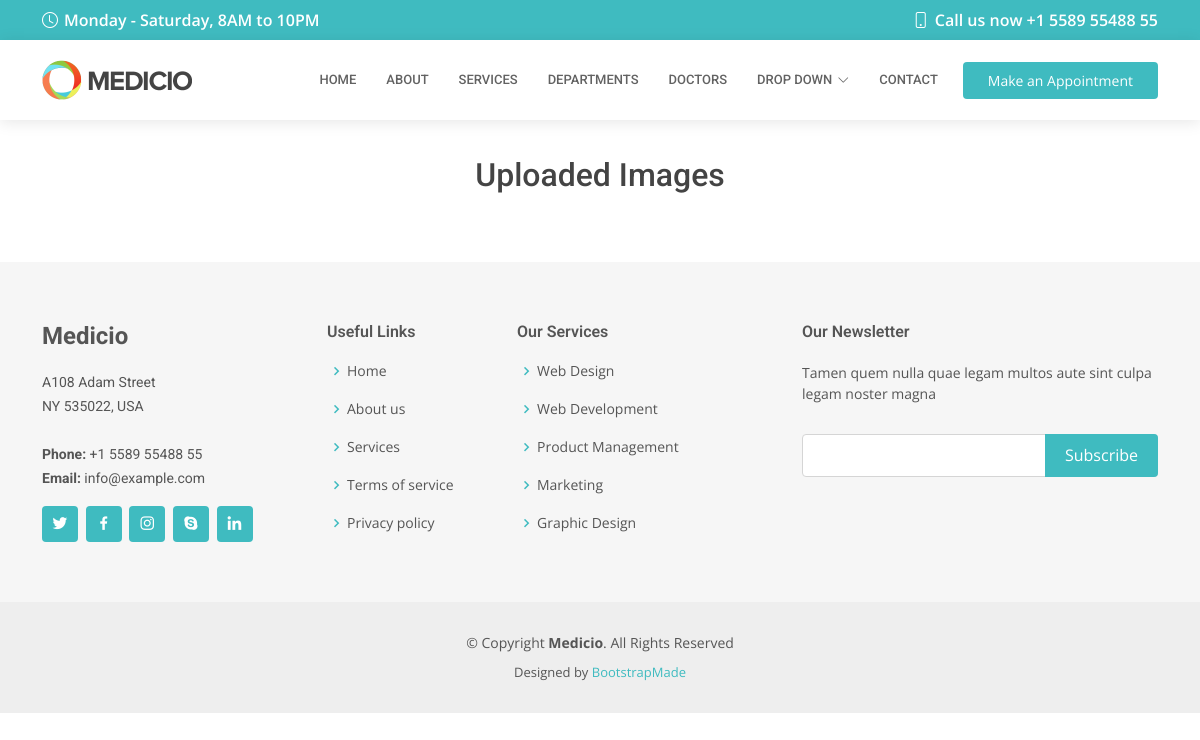
The app's page /showimage/, older data.
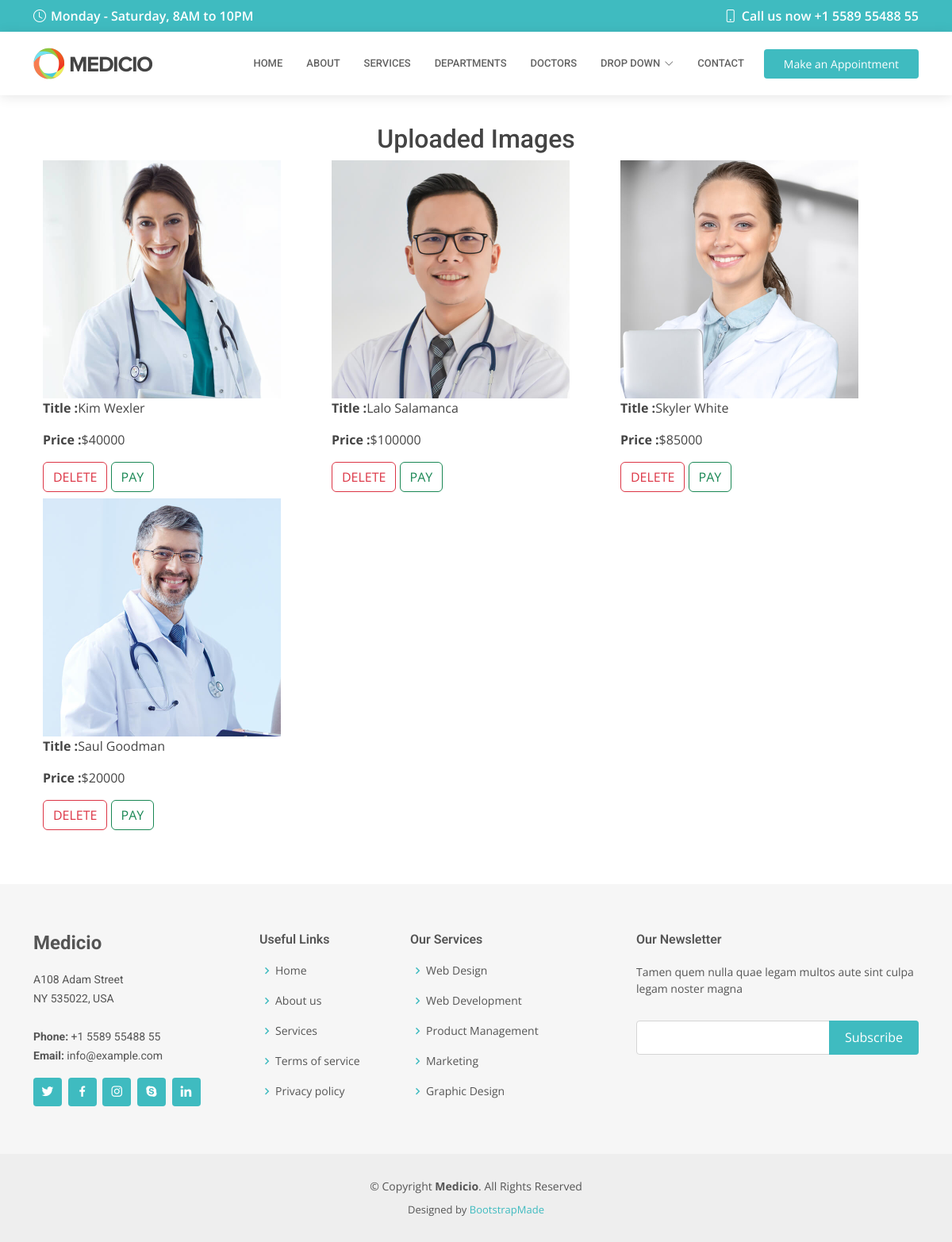
The same page, newer data.
### MedicioApp/models.py (models this page shows, shortened)
class ImageModel(models.Model):
    image = models.ImageField(upload_to='images/')
    title = models.CharField(max_length=50)
    price = models.CharField(max_length=50)

### MedicioApp/views.py (the view)
# urls.py: path('showimage/', views.show_image, name='image'),
def show_image(request):
    images = ImageModel.objects.all()
    return render(request, 'show_image.html', {'images': images})

### templates/show_image.html
{% extends 'inner-page.html' %}
{% load static %}
{% block body %}
      <h2 class="text-center">Uploaded Images</h2>
       <div class="container">
          <div style="display: flex;
          justify-content:space-between;
          flex-wrap: wrap">
               {% for image in images %}
              <div class="col mb-2">
                  <img src="{{ image.image.url }}" alt="Uploaded Image" style="width: 300px;height:300px"> <br>
                  <p><strong>Title :</strong>{{ image.title }}</p>
                  <p><strong>Price :</strong>{{ image.price }}</p>
                  <a href="/imagedelete/{{ image.id }}" class="btn btn-outline-danger">DELETE</a>
                  <a href="" class="btn btn-outline-success">PAY</a><br>
              </div>
           {% endfor %}
          </div>
       </div>
{% endblock %}

### templates/inner-page.html (shortened to what this page needs)
<!DOCTYPE html>
<html lang="en">
<head>
    {% load static %}
  <link href="{% static 'assets/vendor/fontawesome-free/css/all.min.css' %}" rel="stylesheet">
  <link href="{% static 'assets/vendor/animate.css/animate.min.css' %}" rel="stylesheet">
  <link href="{% static 'assets/vendor/aos/aos.css' %}" rel="stylesheet">
  <link href="{% static 'assets/vendor/bootstrap/css/bootstrap.min.css' %}" rel="stylesheet">
  <link href="{% static 'assets/vendor/bootstrap-icons/bootstrap-icons.css' %}" rel="stylesheet">
  <link href="{% static 'assets/vendor/boxicons/css/boxicons.min.css' %}" rel="stylesheet">
  <link href="{% static 'assets/vendor/glightbox/css/glightbox.min.css' %}" rel="stylesheet">
  <link href="{% static 'assets/vendor/swiper/swiper-bundle.min.css' %}" rel="stylesheet">
  <link href="{% static 'assets/css/style.css' %}" rel="stylesheet">
</head>
<body>
  <div id="topbar" class="d-flex align-items-center fixed-top">
    <div class="container d-flex align-items-center justify-content-center justify-content-md-between">
      <div class="align-items-center d-none d-md-flex">
        <i class="bi bi-clock"></i> Monday - Saturday, 8AM to 10PM
      </div>
      <div class="d-flex align-items-center">
        <i class="bi bi-phone"></i> Call us now +1 5589 55488 55
      </div>
    </div>
  </div>
  <header id="header" class="fixed-top">
    <div class="container d-flex align-items-center">
      <a href="index.html" class="logo me-auto"><img src="{% static 'assets/img/logo.png' %}" alt=""></a>
      <nav id="navbar" class="navbar order-last order-lg-0">
        <ul>
          <li><a class="nav-link scrollto " href="{% url 'index' %}">Home</a></li>
          <li><a class="nav-link scrollto" href="{% url 'about' %}">About</a></li>
          <li><a class="nav-link scrollto" href="#services">Services</a></li>
          <li><a class="nav-link scrollto" href="{% url 'departments' %}">Departments</a></li>
          <li><a class="nav-link scrollto" href="{% url 'doctors' %}">Doctors</a></li>
          <li class="dropdown"><a href="#"><span>Drop Down</span> <i class="bi bi-chevron-down"></i></a>
          </li>
          <li><a class="nav-link scrollto" href="#contact">Contact</a></li>
        </ul>
      </nav>
      <a href="#appointment" class="appointment-btn scrollto"><span class="d-none d-md-inline">Make an</span> Appointment</a>
    </div>
  </header>
  <main id="main">
    <section class="inner-page">
      <div class="container">
          <br><br><br><br>
          {% block body %}
          {% endblock %}
      </div>
    </section>
  </main>
  <footer id="footer">
    <div class="footer-top">
      <div class="container">
        <div class="row">
          <div class="col-lg-3 col-md-6">
            <div class="footer-info">
              <h3>Medicio</h3>
              <p>
                A108 Adam Street <br>
                NY 535022, USA<br><br>
                <strong>Phone:</strong> +1 5589 55488 55<br>
                <strong>Email:</strong> info@example.com<br>
              </p>
              <div class="social-links mt-3">
                <a href="#" class="twitter"><i class="bx bxl-twitter"></i></a>
                <a href="#" class="facebook"><i class="bx bxl-facebook"></i></a>
                <a href="#" class="instagram"><i class="bx bxl-instagram"></i></a>
                <a href="#" class="google-plus"><i class="bx bxl-skype"></i></a>
                <a href="#" class="linkedin"><i class="bx bxl-linkedin"></i></a>
              </div>
            </div>
          </div>
          <div class="col-lg-2 col-md-6 footer-links">
            <h4>Useful Links</h4>
            <ul>
              <li><i class="bx bx-chevron-right"></i> <a href="#">Home</a></li>
              <li><i class="bx bx-chevron-right"></i> <a href="#">About us</a></li>
              <li><i class="bx bx-chevron-right"></i> <a href="#">Services</a></li>
              <li><i class="bx bx-chevron-right"></i> <a href="#">Terms of service</a></li>
              <li><i class="bx bx-chevron-right"></i> <a href="#">Privacy policy</a></li>
            </ul>
          </div>
          <div class="col-lg-3 col-md-6 footer-links">
            <h4>Our Services</h4>
            <ul>
              <li><i class="bx bx-chevron-right"></i> <a href="#">Web Design</a></li>
              <li><i class="bx bx-chevron-right"></i> <a href="#">Web Development</a></li>
              <li><i class="bx bx-chevron-right"></i> <a href="#">Product Management</a></li>
              <li><i class="bx bx-chevron-right"></i> <a href="#">Marketing</a></li>
              <li><i class="bx bx-chevron-right"></i> <a href="#">Graphic Design</a></li>
            </ul>
          </div>
          <div class="col-lg-4 col-md-6 footer-newsletter">
            <h4>Our Newsletter</h4>
            <p>Tamen quem nulla quae legam multos aute sint culpa legam noster magna</p>
            <form action="" method="post">
              <input type="email" name="email"><input type="submit" value="Subscribe">
            </form>
          </div>
        </div>
      </div>
    </div>
    <div class="container">
      <div class="copyright">
        &copy; Copyright <strong><span>Medicio</span></strong>. All Rights Reserved
      </div>
      <div class="credits">
        Designed by <a href="https://bootstrapmade.com/">BootstrapMade</a>
      </div>
    </div>
  </footer>
</body>
</html>

### static/assets/css/style.css (style rules this page uses)
body { font-family: "Open Sans", sans-serif; color: #444444; }
a { color: #3fbbc0; text-decoration: none; }
h1, h2, h3, h4, h5, h6 { font-family: "Roboto", sans-serif; }
#topbar { background: #3fbbc0; color: #fff; height: 40px; font-size: 16px; font-weight: 600; z-index: 996; transition: all 0.5s; }
#topbar i { padding-right: 6px; line-height: 0; }
#header { background: #fff; transition: all 0.5s; z-index: 997; padding: 20px 0; top: 40px; box-shadow: 0px 2px 15px rgba(0, 0, 0, 0.1); }
#header .logo { font-size: 28px; margin: 0; padding: 0; line-height: 1; font-weight: 600; letter-spacing: 0.5px; text-transform: uppercase; }
#header .logo img { max-height: 40px; }
.appointment-btn { margin-left: 25px; background: #3fbbc0; color: #fff; border-radius: 4px; padding: 8px 25px; white-space: nowrap; transition: 0.3s; font-size: 14px; display: inline-block; }
.navbar { padding: 0; }
.navbar ul { margin: 0; padding: 0; display: flex; list-style: none; align-items: center; }
.navbar li { position: relative; }
.navbar a, .navbar a:focus { display: flex; align-items: center; justify-content: space-between; padding: 10px 0 10px 30px; font-family: "Roboto", sans-serif; font-size: 13px; color: #626262; white-space: nowrap; transition: 0.3s; text-transform: uppercase; font-weight: 500; }
.navbar a i, .navbar a:focus i { font-size: 12px; line-height: 0; margin-left: 5px; }
section { padding: 60px 0; overflow: hidden; }
#footer { background: #eeeeee; padding: 0 0 30px 0; color: #555555; font-size: 14px; }
#footer .footer-top { background: #f6f6f6; padding: 60px 0 30px 0; }
#footer .footer-top .footer-info { margin-bottom: 30px; }
#footer .footer-top .footer-info h3 { font-size: 24px; margin: 0 0 20px 0; padding: 2px 0 2px 0; line-height: 1; font-weight: 700; }
#footer .footer-top .footer-info p { font-size: 14px; line-height: 24px; margin-bottom: 0; font-family: "Roboto", sans-serif; }
#footer .footer-top .social-links a { font-size: 18px; display: inline-block; background: #3fbbc0; color: #fff; line-height: 1; padding: 8px 0; margin-right: 4px; border-radius: 4px; text-align: center; width: 36px; height: 36px; transition: 0.3s; }
#footer .footer-top h4 { font-size: 16px; font-weight: 600; position: relative; padding-bottom: 12px; }
#footer .footer-top .footer-links { margin-bottom: 30px; }
#footer .footer-top .footer-links ul { list-style: none; padding: 0; margin: 0; }
#footer .footer-top .footer-links ul i { padding-right: 2px; color: #3fbbc0; font-size: 18px; line-height: 1; }
#footer .footer-top .footer-links ul li { padding: 10px 0; display: flex; align-items: center; }
#footer .footer-top .footer-links ul li:first-child { padding-top: 0; }
#footer .footer-top .footer-links ul a { color: #555555; transition: 0.3s; display: inline-block; line-height: 1; }
#footer .footer-top .footer-newsletter form { margin-top: 30px; background: #fff; padding: 6px 10px; position: relative; border: 1px solid #d5d5d5; border-radius: 4px; }
#footer .footer-top .footer-newsletter form input[type=email] { border: 0; padding: 4px; width: calc(100% - 110px); }
#footer .footer-top .footer-newsletter form input[type=submit] { position: absolute; top: -1px; right: -1px; bottom: -1px; border: 0; background: none; font-size: 16px; padding: 0 20px; background: #3fbbc0; color: #fff; transition: 0.3s; border-radius: 0 4px 4px 0; }
#footer .copyright { text-align: center; padding-top: 30px; }
#footer .credits { padding-top: 10px; text-align: center; font-size: 13px; }

Row changes from the older to the newer data that the page shows:
added ImageModel: image (picture), title "Kim Wexler", price "$40000"
added ImageModel: image (picture), title "Lalo Salamanca", price "$100000"
added ImageModel: image (picture), title "Skyler White", price "$85000"
added ImageModel: image (picture), title "Saul Goodman", price "$20000"
